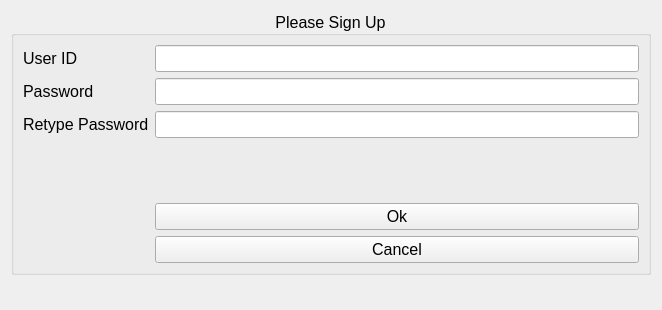
<?xml version="1.0" encoding="UTF-8"?>
<ui version="4.0">
 <class>W_Signup_Form</class>
 <widget class="QWidget" name="W_Signup_Form">
  <property name="geometry">
   <rect>
    <x>0</x>
    <y>0</y>
    <width>662</width>
    <height>310</height>
   </rect>
  </property>
  <property name="font">
   <font>
    <pointsize>12</pointsize>
   </font>
  </property>
  <property name="windowTitle">
   <string>Sample Application</string>
  </property>
  <property name="windowIcon">
   <iconset resource="../../Icons/Icons.qrc">
    <normaloff>:/Main/dollar.png</normaloff>:/Main/dollar.png</iconset>
  </property>
  <layout class="QGridLayout" name="gridLayout">
   <item row="0" column="0" colspan="3">
    <widget class="QGroupBox" name="groupBox">
     <property name="title">
      <string>Please Sign Up</string>
     </property>
     <property name="alignment">
      <set>Qt::AlignmentFlag::AlignCenter</set>
     </property>
     <layout class="QFormLayout" name="formLayout">
      <item row="0" column="0">
       <widget class="QLabel" name="label">
        <property name="text">
         <string>User ID</string>
        </property>
       </widget>
      </item>
      <item row="0" column="1">
       <widget class="QLineEdit" name="le_UserID"/>
      </item>
      <item row="1" column="0">
       <widget class="QLabel" name="label_2">
        <property name="text">
         <string>Password</string>
        </property>
       </widget>
      </item>
      <item row="1" column="1">
       <widget class="QLineEdit" name="le_Password">
        <property name="echoMode">
         <enum>QLineEdit::EchoMode::Password</enum>
        </property>
       </widget>
      </item>
      <item row="3" column="0" colspan="2">
       <spacer name="verticalSpacer">
        <property name="orientation">
         <enum>Qt::Orientation::Vertical</enum>
        </property>
        <property name="sizeHint" stdset="0">
         <size>
          <width>20</width>
          <height>40</height>
         </size>
        </property>
       </spacer>
      </item>
      <item row="4" column="1">
       <widget class="QPushButton" name="pb_ok">
        <property name="text">
         <string>Ok</string>
        </property>
        <property name="icon">
         <iconset resource="../../Icons/Icons.qrc">
          <normaloff>:/Buttons/check3.png</normaloff>:/Buttons/check3.png</iconset>
        </property>
       </widget>
      </item>
      <item row="5" column="1">
       <widget class="QPushButton" name="pb_cancel">
        <property name="text">
         <string>Cancel</string>
        </property>
        <property name="icon">
         <iconset resource="../../Icons/Icons.qrc">
          <normaloff>:/Buttons/cross.png</normaloff>:/Buttons/cross.png</iconset>
        </property>
       </widget>
      </item>
      <item row="2" column="0">
       <widget class="QLabel" name="label_3">
        <property name="text">
         <string>Retype Password</string>
        </property>
       </widget>
      </item>
      <item row="2" column="1">
       <widget class="QLineEdit" name="le_retype_password">
        <property name="echoMode">
         <enum>QLineEdit::EchoMode::Password</enum>
        </property>
       </widget>
      </item>
     </layout>
    </widget>
   </item>
   <item row="1" column="0">
    <widget class="QLabel" name="lb_message">
     <property name="text">
      <string/>
     </property>
    </widget>
   </item>
  </layout>
 </widget>
 <tabstops>
  <tabstop>le_UserID</tabstop>
  <tabstop>le_Password</tabstop>
  <tabstop>le_retype_password</tabstop>
  <tabstop>pb_ok</tabstop>
  <tabstop>pb_cancel</tabstop>
 </tabstops>
 <resources>
  <include location="../../Icons/Icons.qrc"/>
 </resources>
 <connections/>
</ui>
